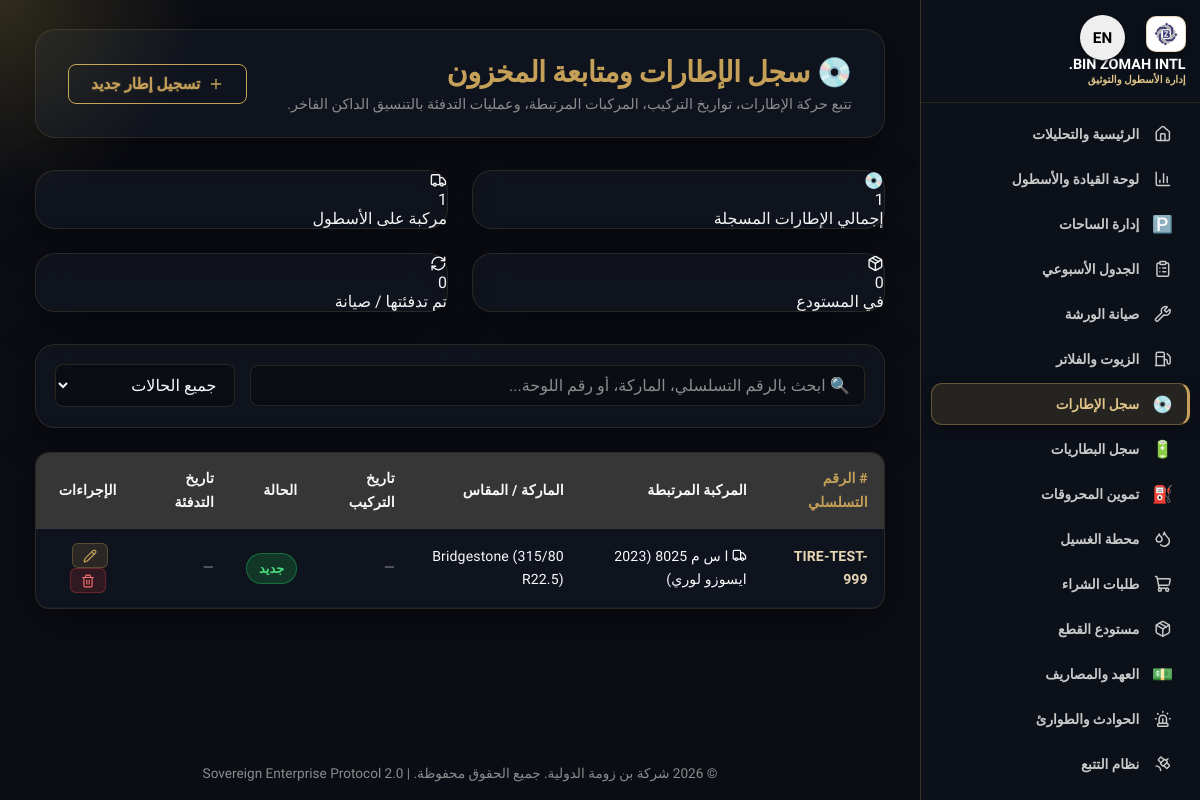
Page /inventory/tires (signed in) on the committed database.
### models/schema.py (models this page shows)
class TireRecord(db.Model):
    __tablename__ = 'erp_tires'
    id = db.Column(db.Integer, primary_key=True)
    branch_id = db.Column(db.Integer, db.ForeignKey('erp_branches.id'), nullable=False)
    vehicle_id = db.Column(db.Integer, db.ForeignKey('erp_vehicles.id'), nullable=True)
    serial_number = db.Column(db.String(100), unique=True, nullable=False)
    brand = db.Column(db.String(100), nullable=True)
    size = db.Column(db.String(50), nullable=True)
    install_date = db.Column(db.Date, nullable=True)
    status = db.Column(db.String(50), default="جديد") # جديد, مستخدم, تالف, تم التدفئة
    retread_date = db.Column(db.Date, nullable=True)
    notes = db.Column(db.Text, nullable=True)

class Vehicle(db.Model):
    __tablename__ = 'erp_vehicles'
    id = db.Column(db.Integer, primary_key=True)
    branch_id = db.Column(db.Integer, db.ForeignKey('erp_branches.id'), nullable=False)
    plate_number = db.Column(db.String(50), unique=True, nullable=False)
    model = db.Column(db.String(100), nullable=True)
    v_type = db.Column(db.String(50), nullable=True)
    serial_number = db.Column(db.String(100), nullable=True)
    insurance_expiry = db.Column(db.Date, nullable=True)
    istimara_expiry = db.Column(db.Date, nullable=True)
    inspection_expiry = db.Column(db.Date, nullable=True)
    gps_device_id = db.Column(db.String(100), nullable=True)
    yard_status = db.Column(db.String(50), default='خارج الساحة')
    yard_condition = db.Column(db.String(50), nullable=True)
    current_km = db.Column(db.Integer, nullable=True, default=0)
    odometer = db.Column(db.Integer, nullable=True, default=0)
    custodies = db.relationship('VehicleCustody', backref='vehicle', lazy=True)
    incidents = db.relationship('Incident', backref='vehicle', lazy=True)
    workshop_records = db.relationship('WorkshopRecord', backref='vehicle', lazy=True)

### routes/inventory.py (the view)
@inventory_bp.route("/inventory/tires")
@role_required("admin", "operations", "maintenance")
def tires_index():
    branch_id = current_branch_id()
    tires = TireRecord.query.filter((TireRecord.branch_id == branch_id) | (TireRecord.branch_id.is_(None))).all()
    if not tires:
        tires = TireRecord.query.all()
    vehicles = Vehicle.query.all()
    return render_template("inventory_tires.html", tires=tires, vehicles=vehicles)

### templates/inventory_tires.html (shortened to what this page needs)
{% extends 'base.html' %}
{% block content %}
<div class="glass-panel" style="margin-bottom: 2rem; padding: 1.5rem 2rem;">
    <div style="display:flex; justify-content:space-between; align-items:center; flex-wrap:wrap; gap:15px;">
        <div>
            <h2 style="margin: 0; color: var(--gold-primary); font-weight: 800; font-size: 1.8rem; font-family: 'Cairo', sans-serif;">
                💿 سجل الإطارات ومتابعة المخزون
            </h2>
            <p style="margin: 5px 0 0 0; color: var(--text-muted); font-size: 0.9rem;">
                تتبع حركة الإطارات، تواريخ التركيب، المركبات المرتبطة، وعمليات التدفئة بالتنسيق الداكن الفاخر.
            </p>
        </div>
        <button onclick="openAddModal()" class="btn-neon" style="padding: 10px 22px; font-size: 0.95rem;">
        </button>
    </div>
</div>
<div class="sp-stats" style="display: grid; grid-template-columns: repeat(auto-fit, minmax(220px, 1fr)); gap: 1.5rem; margin-bottom: 2rem;">
    {% set total_tires = tires|length %}
    {% set installed_tires = tires|selectattr('vehicle_id')|list|length %}
    {% set warehouse_tires = total_tires - installed_tires %}
    {% set retreaded_tires = tires|selectattr('status', 'equalto', 'تم التدفئة')|list|length %}
    <div class="sp-stat blue glass-panel">
        <div class="ico">💿</div>
        <div class="val">{{ total_tires }}</div>
        <div class="lbl">إجمالي الإطارات المسجلة</div>
    </div>
    <div class="sp-stat green glass-panel">
        <div class="ico">🚚</div>
        <div class="val">{{ installed_tires }}</div>
        <div class="lbl">مركبة على الأسطول</div>
    </div>
    <div class="sp-stat orange glass-panel">
        <div class="ico">📦</div>
        <div class="val">{{ warehouse_tires }}</div>
        <div class="lbl">في المستودع</div>
    </div>
    <div class="sp-stat brown glass-panel">
        <div class="ico">🔄</div>
        <div class="val">{{ retreaded_tires }}</div>
        <div class="lbl">تم تدفئتها / صيانة</div>
    </div>
</div>
<div class="glass-panel" style="padding: 1.2rem; margin-bottom: 1.5rem; display: flex; gap: 15px; flex-wrap: wrap; align-items: center;">
    <div style="flex: 1; min-width: 250px;">
        <input type="text" id="searchInput" onkeyup="filterTires()" placeholder="🔍 ابحث بالرقم التسلسلي، الماركة، أو رقم اللوحة..."
               style="width: 100%; padding: 10px 14px; background: rgba(0,0,0,0.3); border: 1px solid var(--glass-border); border-radius: 8px; color: var(--text-main); font-family: 'Cairo', sans-serif;">
    </div>
    <div style="min-width: 180px;">
        <select id="statusFilter" onchange="filterTires()"
                style="width: 100%; padding: 10px 14px; background: rgba(0,0,0,0.3); border: 1px solid var(--glass-border); border-radius: 8px; color: var(--text-main); font-family: 'Cairo', sans-serif;">
            <option value="">جميع الحالات</option>
        </select>
    </div>
</div>
<div class="table-responsive glass-panel" style="border-radius: 14px; overflow: hidden;">
    <table id="tiresTable" style="width: 100%; border-collapse: collapse; text-align: right; font-family: 'Cairo', sans-serif;">
        <thead style="background: rgba(0,0,0,0.4); border-bottom: 1px solid var(--glass-border);">
            <tr>
                <th style="padding: 14px 16px; color: var(--gold-primary); font-weight: 700;"># الرقم التسلسلي</th>
                <th style="padding: 14px 16px; color: var(--text-main); font-weight: 700;">المركبة المرتبطة</th>
                <th style="padding: 14px 16px; color: var(--text-main); font-weight: 700;">الماركة / المقاس</th>
                <th style="padding: 14px 16px; color: var(--text-main); font-weight: 700;">تاريخ التركيب</th>
                <th style="padding: 14px 16px; color: var(--text-main); font-weight: 700;">الحالة</th>
                <th style="padding: 14px 16px; color: var(--text-main); font-weight: 700;">تاريخ التدفئة</th>
                <th style="padding: 14px 16px; color: var(--text-main); font-weight: 700; text-align: center;">الإجراءات</th>
            </tr>
        </thead>
        <tbody id="tiresBody">
            {% for tire in tires %}
            <tr class="tire-row" data-status="{{ tire.status }}" style="border-bottom: 1px solid rgba(255,255,255,0.05); transition: background 0.2s;">
                <td style="padding: 14px 16px; font-weight: bold; color: var(--gold-light);">{{ tire.serial_number }}</td>
                <td style="padding: 14px 16px; color: var(--text-main);">
                    {% if tire.vehicle_id %}
                        {% for v in vehicles %}
                            {% if v.id == tire.vehicle_id %}🚛 {{ v.plate_number }} ({{ v.model or 'عام' }}){% endif %}
                        {% endfor %}
                    {% else %}
                        <span style="color: var(--text-muted); font-style: italic;">📦 في المستودع</span>
                    {% endif %}
                </td>
                <td style="padding: 14px 16px; color: var(--text-main);">{{ tire.brand or '—' }} {% if tire.size %}({{ tire.size }}){% endif %}</td>
                <td style="padding: 14px 16px; color: var(--text-muted);">{{ tire.install_date or '—' }}</td>
                <td style="padding: 14px 16px;">
                    <span style="padding: 4px 12px; border-radius: 20px; font-size: 0.8rem; font-weight: 700; display: inline-block;
                        {% if tire.status == 'جديد' %}background: rgba(34,197,94,0.2); color:#4ade80; border: 1px solid rgba(34,197,94,0.4);
                        {% elif tire.status == 'مستخدم' %}background: rgba(234,179,8,0.2); color:#facc15; border: 1px solid rgba(234,179,8,0.4);
                        {% elif tire.status == 'تم التدفئة' %}background: rgba(168,85,247,0.2); color:#c084fc; border: 1px solid rgba(168,85,247,0.4);
                        {% else %}background: rgba(239,68,68,0.2); color:#f87171; border: 1px solid rgba(239,68,68,0.4);{% endif %}">
                        {{ tire.status }}
                    </span>
                </td>
                <td style="padding: 14px 16px; color: var(--text-muted);">{{ tire.retread_date or '—' }}</td>
                <td style="padding: 14px 16px; text-align: center;">
                    <button onclick="openEditModal({{ tire.id }}, '{{ tire.serial_number }}', '{{ tire.vehicle_id or '' }}', '{{ tire.brand or '' }}', '{{ tire.size or '' }}', '{{ tire.status }}', '{{ tire.install_date or '' }}', '{{ tire.notes or '' }}')"
                            title="تعديل الإطار" style="background: rgba(197,160,89,0.15); color: var(--gold-primary); border: 1px solid rgba(197,160,89,0.3); border-radius: 6px; padding: 4px 10px; cursor: pointer; margin-left: 4px;">✏️</button>
                    <button onclick="deleteTire({{ tire.id }})"
                            title="حذف السجل" style="background: rgba(239,68,68,0.15); color: #f87171; border: 1px solid rgba(239,68,68,0.3); border-radius: 6px; padding: 4px 10px; cursor: pointer;">🗑️</button>
                </td>
            </tr>
            {% else %}
            <tr>
                <td colspan="7" style="padding: 40px; text-align: center; color: var(--text-muted); font-size: 1rem;">
                    💿 لا توجد إطارات مسجلة حتى الآن. اضغط على زر "تسجيل إطار جديد" لإضافة أول سجل.
                </td>
            </tr>
            {% endfor %}
        </tbody>
    </table>
</div>
{% endblock %}

### templates/base.html (shortened to what this page needs)
<!DOCTYPE html>
<html lang="ar" dir="rtl">
<head>
    <link rel="stylesheet" href="https://cdn.jsdelivr.net/npm/bootstrap-icons@1.11.0/font/bootstrap-icons.css">
    <link rel="stylesheet" href="{{ url_for('static', filename='css/theme.css', v=1) }}">
    <link rel="stylesheet" href="{{ url_for('static', filename='base_styles.css', v=37) }}">
</head>
<body class="bz-enterprise-app {% if is_dedicated %}dedicated-mode{% endif %} {% block body_class %}{% endblock %}">
    <div class="bz-app-container">
        {% if not is_dedicated %}
        <aside class="bz-sidebar" id="bzSidebar">
            <div class="side-brand d-flex align-items-center justify-content-between p-3">
                <div class="d-flex align-items-center gap-2">
                    <img src="{{ url_for('static', filename='nav_logo.png') }}" alt="BIN ZOMAH" style="height: 36px;">
                    <div class="brand-text">
                        <b>BIN ZOMAH INTL.</b>
                        <span>إدارة الأسطول والتوثيق</span>
                    </div>
                </div>
            </div>
            <nav class="bz-sidebar-nav">
                <a href="/" class="{% if request.path == '/' %}active{% endif %}"><span class="si">🏠</span><span class="slab">الرئيسية والتحليلات</span></a>
                <a href="/fleet_dashboard" class="{% if request.path == '/fleet_dashboard' %}active{% endif %}"><span class="si">📊</span><span class="slab">لوحة القيادة والأسطول</span></a>
                <a href="/yard" class="{% if request.path == '/yard' %}active{% endif %}"><span class="si">🅿️</span><span class="slab">إدارة الساحات</span></a>
                <a href="/schedule" class="{% if request.path == '/schedule' %}active{% endif %}"><span class="si">📋</span><span class="slab">الجدول الأسبوعي</span></a>
                <a href="/workshop" class="{% if request.path == '/workshop' %}active{% endif %}"><span class="si">🔧</span><span class="slab">صيانة الورشة</span></a>
                <a href="/oils" class="{% if request.path == '/oils' %}active{% endif %}"><span class="si">🛢️</span><span class="slab">الزيوت والفلاتر</span></a>
                <a href="/inventory/tires" class="{% if request.path == '/inventory/tires' %}active{% endif %}"><span class="si">💿</span><span class="slab">سجل الإطارات</span></a>
                <a href="/inventory/batteries" class="{% if request.path == '/inventory/batteries' %}active{% endif %}"><span class="si">🔋</span><span class="slab">سجل البطاريات</span></a>
                <a href="/fuel" class="{% if request.path == '/fuel' %}active{% endif %}"><span class="si">⛽</span><span class="slab">تموين المحروقات</span></a>
                <a href="/washing" class="{% if request.path == '/washing' %}active{% endif %}"><span class="si">🚿</span><span class="slab">محطة الغسيل</span></a>
                <a href="/purchase" class="{% if request.path == '/purchase' %}active{% endif %}"><span class="si">🛒</span><span class="slab">طلبات الشراء</span></a>
                <a href="/spare_parts" class="{% if request.path == '/spare_parts' %}active{% endif %}"><span class="si">📦</span><span class="slab">مستودع القطع</span></a>
                <a href="/finance/petty-cash" class="{% if request.path == '/finance/petty-cash' %}active{% endif %}"><span class="si">💵</span><span class="slab">العهد والمصاريف</span></a>
                <a href="/incidents" class="{% if request.path == '/incidents' %}active{% endif %}"><span class="si">🚨</span><span class="slab">الحوادث والطوارئ</span></a>
                <a href="/tracking" class="{% if request.path == '/tracking' %}active{% endif %}"><span class="si">🛰️</span><span class="slab">نظام التتبع</span></a>
                <a href="/insights" class="{% if request.path == '/insights' %}active{% endif %}"><span class="si">🧠</span><span class="slab">التحليلات الذكية</span></a>
            </nav>
        </aside>
        {% endif %}
        <div class="bz-workspace-wrapper" id="content-wrapper">
            <main class="main-content p-4 flex-grow-1">
                {% block content %}{% endblock %}
            </main>
            {% block footer %}
            <footer style="text-align: center; padding: 1.2rem; color: var(--text-muted, #94a3b8); font-size: 0.85rem;">
                &copy; 2026 شركة بن زومة الدولية. جميع الحقوق محفوظة. | Sovereign Enterprise Protocol 2.0
            </footer>
            {% endblock %}
        </div>
    </div>
</body>
</html>

### rows in the picture
TireRecord: serial_number "TIRE-TEST-999", brand "Bridgestone", size "315/80 R22.5", install_date "—", status "جديد", retread_date "—"
Vehicle: model "2023 ايسوزو لوري"

### other values in the picture
{{ total_tires }} "1"
{{ installed_tires }} "1"
{{ warehouse_tires }} "0"
{{ retreaded_tires }} "0"
